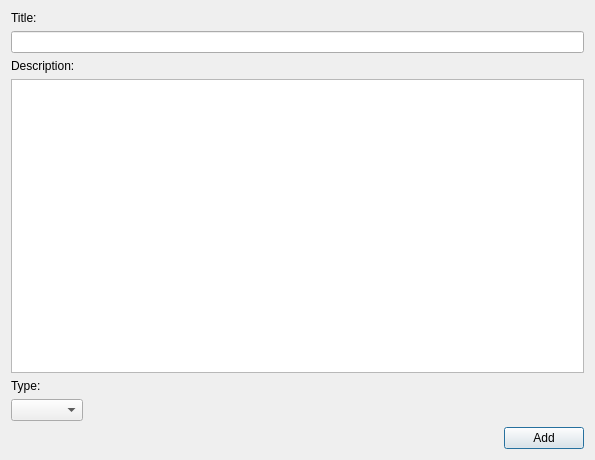
<?xml version="1.0" encoding="UTF-8"?>
<ui version="4.0">
 <class>AddExercise</class>
 <widget class="QDialog" name="AddExercise">
  <property name="geometry">
   <rect>
    <x>0</x>
    <y>0</y>
    <width>595</width>
    <height>460</height>
   </rect>
  </property>
  <property name="windowTitle">
   <string>Dialog</string>
  </property>
  <layout class="QVBoxLayout" name="verticalLayout_5">
   <item>
    <layout class="QVBoxLayout" name="verticalLayout_4">
     <item>
      <layout class="QVBoxLayout" name="verticalLayout_3">
       <item>
        <widget class="QLabel" name="label">
         <property name="text">
          <string>Title:</string>
         </property>
        </widget>
       </item>
       <item>
        <widget class="QLineEdit" name="titleLine"/>
       </item>
      </layout>
     </item>
     <item>
      <layout class="QVBoxLayout" name="verticalLayout_2">
       <item>
        <widget class="QLabel" name="label_2">
         <property name="text">
          <string>Description:</string>
         </property>
        </widget>
       </item>
       <item>
        <widget class="QTextEdit" name="description"/>
       </item>
      </layout>
     </item>
     <item>
      <layout class="QVBoxLayout" name="verticalLayout">
       <item>
        <widget class="QLabel" name="label_3">
         <property name="text">
          <string>Type:</string>
         </property>
        </widget>
       </item>
       <item>
        <layout class="QHBoxLayout" name="horizontalLayout">
         <item>
          <widget class="QComboBox" name="typeComboBox"/>
         </item>
         <item>
          <spacer name="horizontalSpacer">
           <property name="orientation">
            <enum>Qt::Horizontal</enum>
           </property>
           <property name="sizeHint" stdset="0">
            <size>
             <width>218</width>
             <height>20</height>
            </size>
           </property>
          </spacer>
         </item>
        </layout>
       </item>
      </layout>
     </item>
     <item>
      <layout class="QHBoxLayout" name="horizontalLayout_2">
       <item>
        <spacer name="horizontalSpacer_2">
         <property name="orientation">
          <enum>Qt::Horizontal</enum>
         </property>
         <property name="sizeHint" stdset="0">
          <size>
           <width>288</width>
           <height>20</height>
          </size>
         </property>
        </spacer>
       </item>
       <item>
        <widget class="QPushButton" name="addButton">
         <property name="text">
          <string>Add</string>
         </property>
        </widget>
       </item>
      </layout>
     </item>
    </layout>
   </item>
  </layout>
 </widget>
 <resources/>
 <connections/>
</ui>
